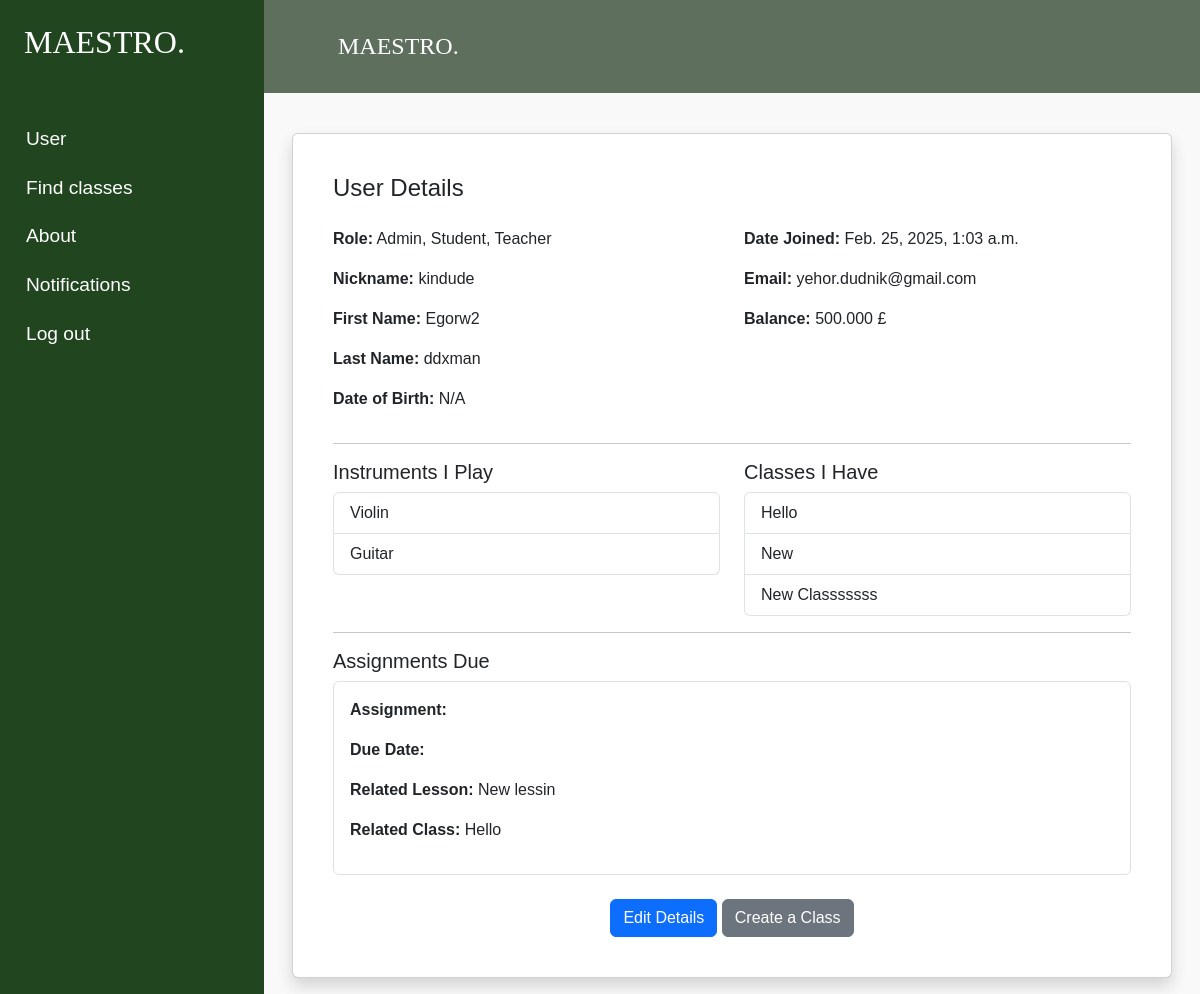
The page /dashboard (signed in) on the database its author committed.
### MaestroApp/models.py (models this page shows, shortened)
class RoleMixin:
    role: Optional[MaestroRole]

class MaestroUser(AbstractUser, RoleMixin):
    role = models.ForeignKey(
        MaestroRole,
        on_delete=models.SET_DEFAULT,
        default=None,
        null=True,
        related_name='users'
    )
    balance = models.DecimalField(decimal_places=3, max_digits=7, default=0)
    instruments = models.ManyToManyField(MaestroInstrument, related_name="users", blank=True)
    classes = models.ManyToManyField(MaestroClass, related_name="users", blank=True)
    assignments = models.ManyToManyField(MaestroAssignment, related_name="users", blank=True)

class MaestroInstrument(models.Model):
    INSTRUMENT_CHOICES = (
        ('violin', 'Violin'),
        ('guitar', 'Guitar'),
        ('piano', 'Piano'),
        ('drums', 'Drums')
    )
    instrument = models.CharField(max_length=10, choices=INSTRUMENT_CHOICES)
    def __str__(self):
        return self.get_instrument_display()

class MaestroClass(models.Model):
    title = models.CharField(max_length=200)
    duration = models.IntegerField()  # duration in weeks
    capacity = models.IntegerField(default=20)
    instrument = models.ForeignKey(
        MaestroInstrument,
        on_delete=models.CASCADE,
        related_name="classes",
        default=1
    )
    available = models.BooleanField(default=True)
    teachers = models.ManyToManyField(
        "MaestroUser",
        related_name="teaching_classes",
        blank=True
    )
    is_group = models.BooleanField(default=0)
    def __str__(self):
        return self.title

class MaestroAssignment(models.Model):
    title = models.CharField(max_length=200)
    text = models.TextField(max_length=1000)
    date_due = models.DateTimeField()
    lesson = models.ForeignKey(MaestroLesson, on_delete=models.CASCADE)

class MaestroLesson(models.Model):
    title = models.CharField(max_length=200)
    duration = models.IntegerField(default=60) # duration in minutes
    is_group = models.BooleanField(default=False)
    price = models.DecimalField(decimal_places=3, max_digits=7)
    dt = models.DateTimeField()
    associated_class = models.ForeignKey(
        MaestroClass,
        on_delete=models.CASCADE,
        related_name="lessons"
    )
    def __str__(self):
        return self.title

### MaestroApp/views.py (the view)
# urls.py: path('dashboard', dashboard, name='dashboard'),
@login_required
def dashboard(request):
    return render(request, 'pages/dashboard.html')

### MaestroApp/templatetags/user_tags.py (called while the page is built)
@register.filter
def is_student(user):
    return user.groups.filter(name__iexact='student').exists()

@register.filter
def is_admin(user):
    return user.groups.filter(name__iexact='admin').exists()

### MaestroApp/templates/pages/dashboard.html (shortened to what this page needs)
{% extends 'components/layouts/base.html' %}
{% load user_tags %}
{% block content %}
<div class="container mt-4">
    <div class="card shadow p-4">
        <div class="card-body">
            <h4 class="mb-4">User Details</h4>
            <div class="row">
                <div class="col-md-6">
                    <p><strong>Role:</strong> {{ user.groups.all|join:", " }}</p>
                    <p><strong>Nickname:</strong> {{ user.username }}</p>
                    <p><strong>First Name:</strong> {{ user.first_name }}</p>
                    <p><strong>Last Name:</strong> {{ user.last_name }}</p>
                    <p><strong>Date of Birth:</strong> {{ user.date_of_birth|default:"N/A" }}</p>
                </div>
                <div class="col-md-6">
                    <p><strong>Date Joined:</strong> {{ user.date_joined|default:"N/A" }}</p>
                    <p><strong>Email:</strong> {{ user.email }}</p>
                    <p><strong>Balance:</strong> {{ user.balance }} £</p>
                </div>
            </div>
            <hr>
            <div class="row">
                <div class="col-md-6">
                    <h5>Instruments I Play</h5>
                    <ul class="list-group">
                        {% for instrument in user.instruments.all %}
                            <li class="list-group-item">{{ instrument }}</li>
                        {% empty %}
                            <li class="list-group-item text-muted">No instruments listed.</li>
                        {% endfor %}
                    </ul>
                </div>
                <div class="col-md-6">
                    <h5>Classes I Have</h5>
                    <ul class="list-group">
                        {% for class in user.classes.all %}
                            <li class="list-group-item">{{ class }}</li>
                        {% empty %}
                            <li class="list-group-item text-muted">No classes assigned.</li>
                        {% endfor %}
                    </ul>
                </div>
            </div>
            <hr>
            <h5>Assignments Due</h5>
            {% for assignment in user.assignments.all %}
                <div class="border p-3 rounded mb-3">
                    <p><strong>Assignment:</strong>
                        <a href="{% url 'assignment_detail' class_id=assignment.lesson.associated_class.id lesson_id=assignment.lesson.id assignment_id=assignment.id %}">
                        </a>
                    </p>
                    <p><strong>Due Date:</strong> {{ assignment.d }}</p>
                    <p><strong>Related Lesson:</strong> {{ assignment.lesson }}</p>
                    <p><strong>Related Class:</strong> {{ assignment.lesson.associated_class }}</p>
                </div>
            {% empty %}
                <p>No pending assignments.</p>
            {% endfor %}
            <div class="text-center mt-4">
                <a href="{% url 'update_user_profile' %}" class="btn btn-primary">Edit Details</a>
                {% if user|is_admin and user.is_authenticated %}
                    <a href="{% url 'create_class' %}" class="btn btn-secondary">Create a Class</a>
                {% endif %}
            </div>
        </div>
    </div>
</div>
{% endblock %}

### MaestroApp/static/css/base.css (style rules this page uses)
body { font-family: Tahoma, sans-serif; }
li { list-style: none; }
a { text-decoration: none; color: #FFF; }

### rows shown on the page
MaestroUser: groups.all "Admin, Student, Teacher", username "kindude", first_name "Egorw2", last_name "ddxman", date_joined "Feb. 25, 2025, 1:03 a.m.", email "yehor.dudnik@gmail.com", balance "500.000"
MaestroInstrument: instrument "Violin"
MaestroInstrument: instrument "Guitar"
MaestroClass: title "Hello"
MaestroClass: title "New"
MaestroClass: title "New Classsssss"
MaestroAssignment: lesson "New lessin", lesson.associated_class "Hello"

### other values the page prints
{{ user.date_of_birth|default:"N/A" }} "N/A"
